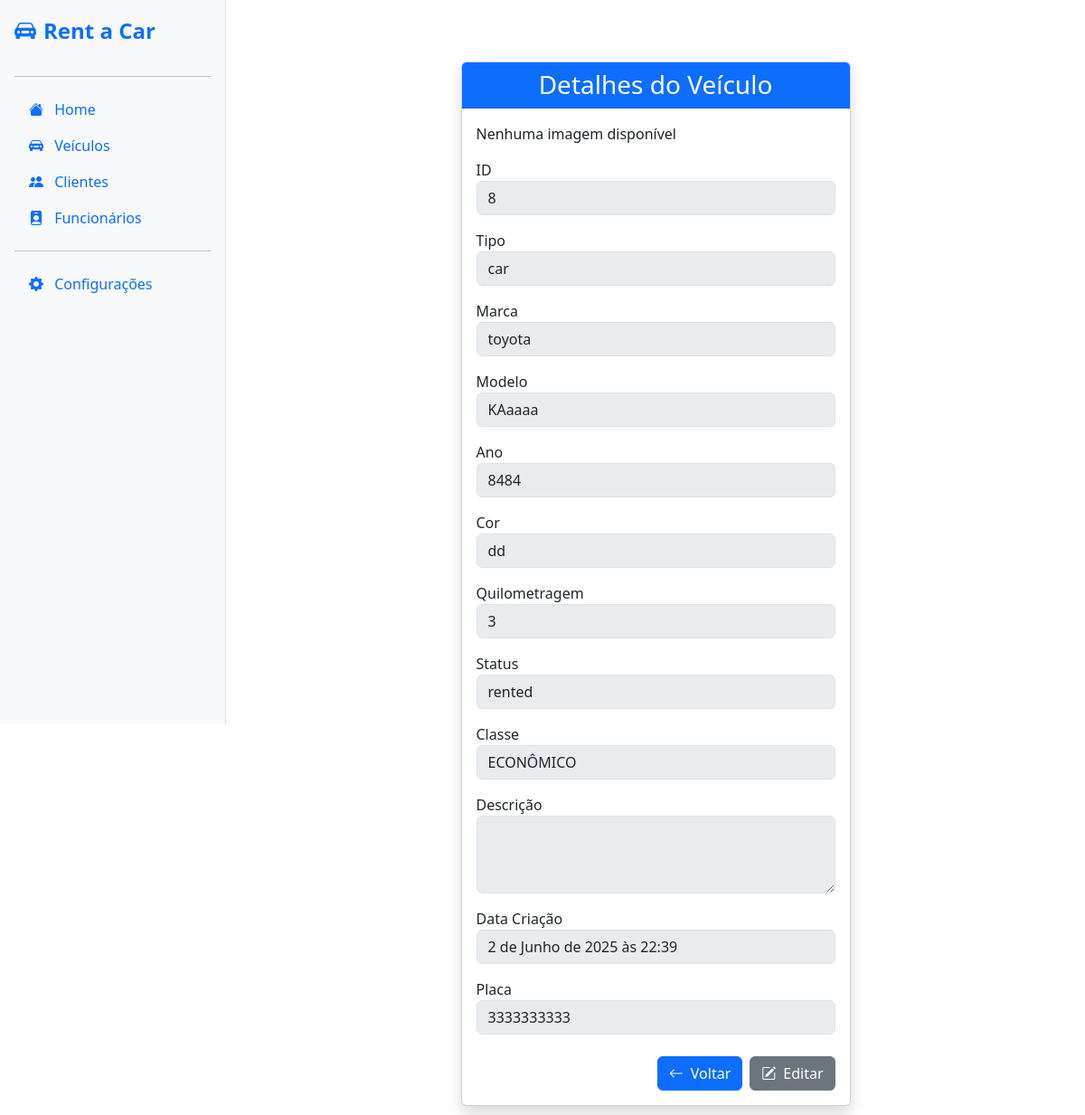
The page /8/ on the database as committed earlier.
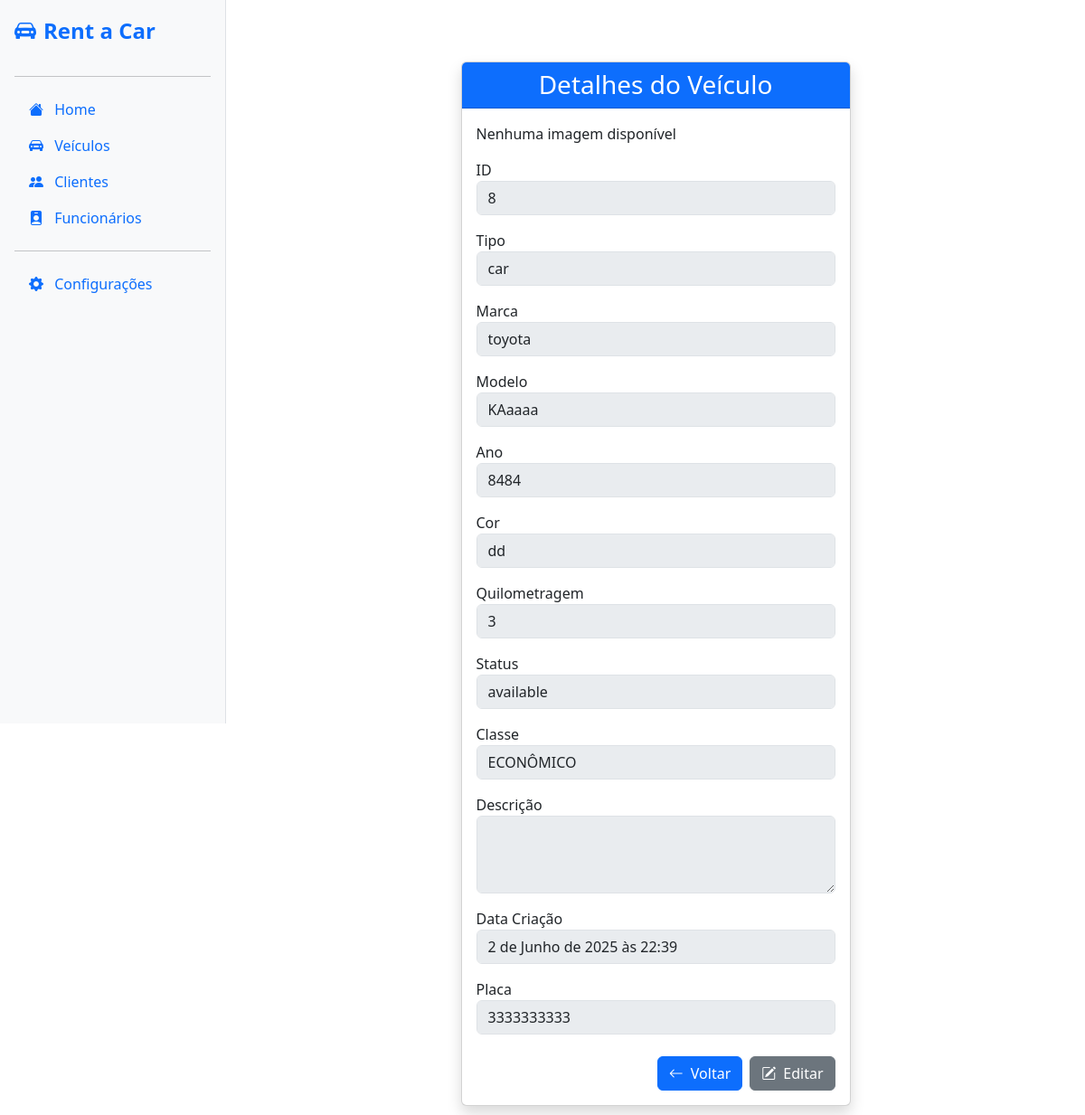
The same page on the database as committed later.
### vehicles/models.py (models this page shows, shortened)
class Vehicle(models.Model):
    vehicle_type = models.CharField(max_length=10, choices=VEHICLE_TYPE_CHOICES)
    brand = models.CharField(max_length=20, choices=VEHICLE_BRAND_CHOICES)
    model = models.CharField(max_length=50)
    year = models.IntegerField()
    color = models.CharField(max_length=20)
    km = models.IntegerField()
    status = models.CharField(max_length=10, choices=STATUS_CHOICES, default='available')
    description = models.TextField(blank=True, null=True)
    created_at = models.DateTimeField(auto_now_add=True)
    plate = models.CharField(max_length=10, unique=True, default='')
    vehicle_class = models.ForeignKey(VehicleClass, on_delete=models.PROTECT)
    image = models.ImageField(upload_to='vehicles/images/', blank=True, null=True)

class VehicleClass(models.Model):
    name = models.CharField(max_length=50)
    description = models.TextField(blank=True, null=True)
    daily_price = models.DecimalField(max_digits=10, decimal_places=2)
    def __str__(self):
        return self.name

### vehicles/views.py (the view)
# urls.py: path('<int:vehicle_id>/', views.get_vehicle_by_id, name='vehicle_detail'),
def get_vehicle_by_id(request, vehicle_id):
    vehicle = get_object_or_404(Vehicle, id=vehicle_id)
    dados = {
        'vehicle': vehicle,
    }
    return render(request, 'vehicles/vehicle_detail.html', dados)

### vehicles/templates/vehicles/vehicle_detail.html (shortened to what the changed rows need)
{% extends "base/base.html" %} {% block content %}
<div class="container mt-5">
  <div class="row justify-content-center">
    <div class="col-md-8 col-lg-6">
      <div class="card shadow">
        <div class="card-body">
          <form method="post">
            <div class="form-group mb-3">
              <label for="id">ID</label>
              <input
                type="text"
                class="form-control"
                id="id"
                value="{{ vehicle.id }}"
                disabled
              />
            </div>
            <div class="form-group mb-3">
              <label for="vehicle_type">Tipo</label>
              <input
                type="text"
                class="form-control"
                id="vehicle_type"
                value="{{ vehicle.vehicle_type }}"
                disabled
              />
            </div>
            <div class="form-group mb-3">
              <label for="brand">Marca</label>
              <input
                type="text"
                class="form-control"
                id="brand"
                value="{{ vehicle.brand }}"
                disabled
              />
            </div>
            <div class="form-group mb-3">
              <label for="model">Modelo</label>
              <input
                type="text"
                class="form-control"
                id="model"
                value="{{ vehicle.model }}"
                disabled
              />
            </div>
            <div class="form-group mb-3">
              <label for="year">Ano</label>
              <input
                type="text"
                class="form-control"
                id="year"
                value="{{ vehicle.year }}"
                disabled
              />
            </div>
            <div class="form-group mb-3">
              <label for="color">Cor</label>
              <input
                type="text"
                class="form-control"
                id="color"
                value="{{ vehicle.color }}"
                disabled
              />
            </div>
            <div class="form-group mb-3">
              <label for="km">Quilometragem</label>
              <input
                type="text"
                class="form-control"
                id="km"
                value="{{ vehicle.km }}"
                disabled
              />
            </div>
            <div class="form-group mb-3">
              <label for="status">Status</label>
              <input
                type="text"
                class="form-control"
                id="status"
                value="{{ vehicle.status }}"
                disabled
              />
            </div>
            <div class="form-group mb-3">
              <label for="vehicle_class">Classe</label>
              <input
                type="text"
                class="form-control"
                id="vehicle_class"
                value="{{ vehicle.vehicle_class }}"
                disabled
              />
            </div>
            <div class="form-group mb-3">
              <label for="created_at">Data Criação</label>
              <input
                type="text"
                class="form-control"
                id="created_at"
                value="{{ vehicle.created_at }}"
                disabled
              />
            </div>
            <div class="form-group mb-3">
              <label for="updated_at">Placa</label>
              <input
                type="text"
                class="form-control"
                id="plate"
                value="{{ vehicle.plate }}"
                disabled
              />
            </div>
          </form>
        </div>
      </div>
    </div>
  </div>
</div>
{% endblock %}

Rows that differ between the two databases and show on the page:
changed Vehicle "car": status "rented" → "available"
